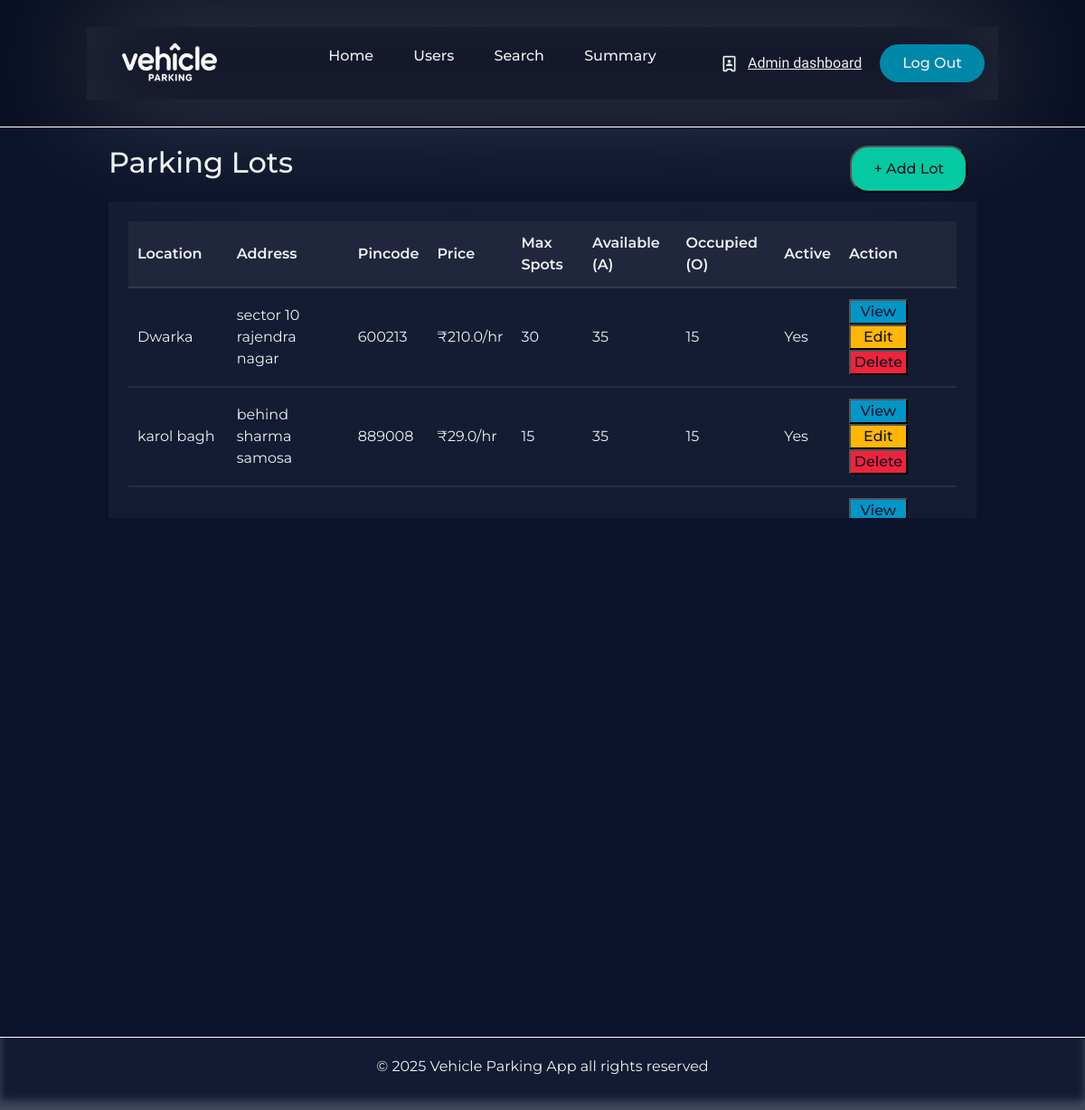
/admin, run on an earlier commit of the app's database.
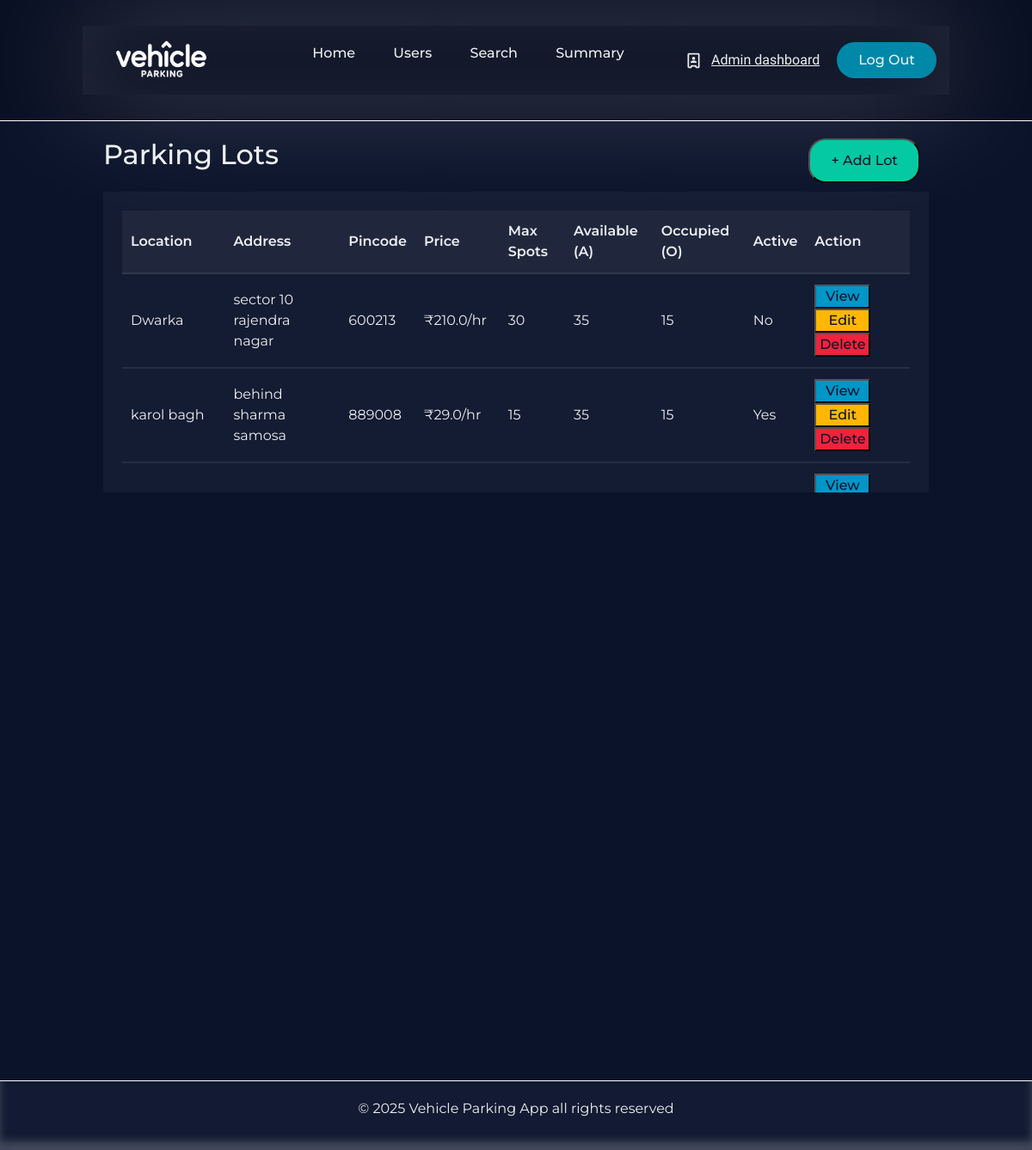
And on a later commit of the database.
### Application/models.py (models this page shows)
class Parkinglot(db.Model):
    __tablename__='parking_lot'
    id=db.Column(db.Integer,primary_key=True)
    prime_location_name=db.Column(db.String(80),nullable=False)
    price=db.Column(db.Float,nullable=False)
    address=db.Column(db.String(250),nullable=False)
    pincode=db.Column(db.String(6),nullable=False)
    maximum_spots=db.Column(db.Integer,nullable=False)
    is_active=db.Column(db.Boolean,default=True,nullable=False)
    spots=db.relationship('Parkingspots',backref='lot',lazy=True)

### Application/controllers.py (the view)
@app.route('/admin')
def admin_dash():
    admin_details=User.query.filter_by(role='admin').first()
    parking_lot_details=Parkinglot.query.all()
    return render_template('admin_dashboard.html',admin_details=admin_details,parking_lot_details=parking_lot_details)

### templates/admin_dashboard.html (shortened to what this page needs)
{% extends 'admin_base.html' %}
{% block content %}
    <div class="parkinglot-table-heading-container">
                    <h2>Parking Lots</h2>
                    <a href="{{url_for('add_new_lot')}}"><button class="parkinglot-table-heading-Addlot-button">+ Add Lot</button></a>
                </div>
                <div class="parkinglot-table-container">
                  <table class="parkinglot-table">
                        <thead>
                          <tr>
                              <th>Location</th>
                              <th>Address</th>
                              <th>Pincode</th>
                              <th>Price</th>
                              <th>Max Spots</th>
                              <th>Available (A)</th>
                              <th>Occupied (O)</th>
                              <th>Active</th>
                              <th>Action</th>
                          </tr>
                        </thead>
                        <tbody>
                         {% for lot in parking_lot_details %}
                        <tr>
                            <td>{{lot.prime_location_name}}</td>
                            <td>{{lot.address}}</td>
                            <td>{{lot.pincode}}</td>
                            <td>₹{{lot.price}}/hr</td>
                            <td>{{lot.maximum_spots}}</td>
                            <td>35</td>
                            <td>15</td>
                            <td>{{'Yes' if lot.is_active else 'No'}}</td>
                            <td class="parking-lot-table-buttons">
                                <a href="/view-parking-lot/{{ lot.id }}"><button class="view-button">View</button></a>
                                 <a href="/edit-parking-lot/{{lot.id}}"><button class="edit-button">Edit</button></a>
                                 <a href=""></a><button class="delete-button">Delete</button></a>
                            </td>
                        </tr>
                        {% endfor %}
                    </tbody>
                  </table>
                </div>
{% endblock %}

What changed in the data, as far as the page shows it:
changed Parkinglot "Dwarka": is_active "Yes" → "No"
